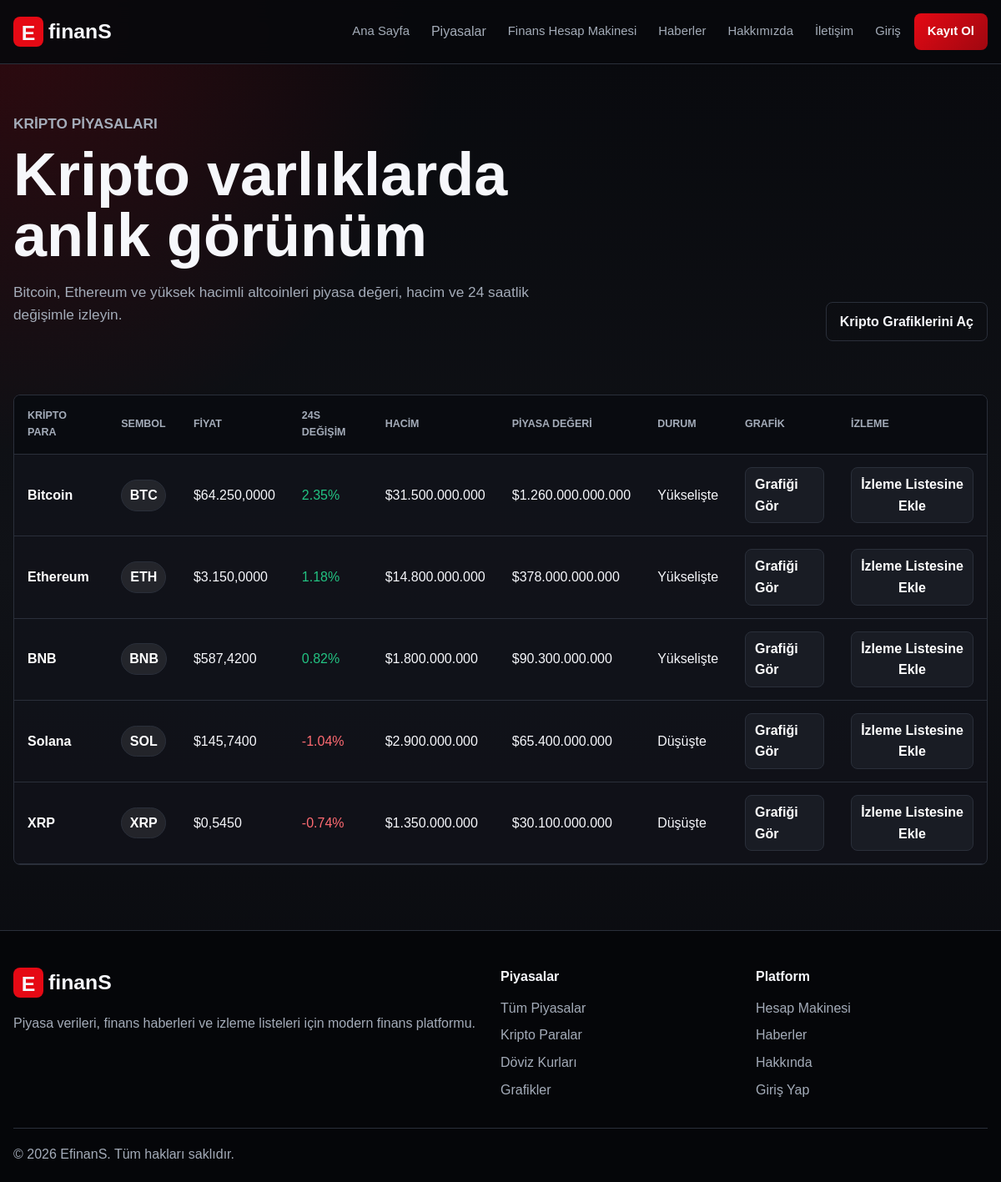
/crypto.php, run on the app's committed database.
### tables this page shows
CREATE TABLE markets (
    id INT UNSIGNED AUTO_INCREMENT PRIMARY KEY,
    name VARCHAR(120) NOT NULL,
    symbol VARCHAR(24) DEFAULT NULL,
    category ENUM('Döviz', 'Kripto', 'Emtia', 'Borsa') NOT NULL,
    price DECIMAL(18, 4) NOT NULL,
    change_rate DECIMAL(8, 2) NOT NULL DEFAULT 0,
    volume DECIMAL(20, 2) DEFAULT 0,
    market_cap DECIMAL(20, 2) DEFAULT 0,
    status ENUM('Yükselişte', 'Düşüşte', 'Stabil') NOT NULL DEFAULT 'Stabil',
    created_at TIMESTAMP DEFAULT CURRENT_TIMESTAMP
);

### includes/auth.php (called while the page is built, shortened)
<?php
function e(?string $value): string
{
    return htmlspecialchars($value ?? '', ENT_QUOTES, 'UTF-8');
}

### crypto.php (the view, shortened to what this page needs)
<?php
require_once __DIR__ . '/includes/db.php';
$stmt = $pdo->prepare("SELECT * FROM markets WHERE category = ? ORDER BY market_cap DESC, name");
$stmt->execute(['Kripto']);
$cryptos = $stmt->fetchAll();
require_once __DIR__ . '/includes/header.php';
?>
<section class="page-hero split-hero">
    <div>
        <p class="eyebrow">Kripto piyasaları</p>
        <h1>Kripto varlıklarda anlık görünüm</h1>
        <p>Bitcoin, Ethereum ve yüksek hacimli altcoinleri piyasa değeri, hacim ve 24 saatlik değişimle izleyin.</p>
    </div>
    <a class="secondary-button" href="charts.php?category=Kripto">Kripto Grafiklerini Aç</a>
</section>
<section class="section">
    <div class="table-wrap trading-table">
        <table>
            <thead>
            <tr>
                <th>Kripto Para</th>
                <th>Sembol</th>
                <th>Fiyat</th>
                <th>24s Değişim</th>
                <th>Hacim</th>
                <th>Piyasa Değeri</th>
                <th>Durum</th>
                <th>Grafik</th>
                <th>İzleme</th>
            </tr>
            </thead>
            <tbody>
            <?php foreach ($cryptos as $crypto): ?>
                <tr>
                    <td><strong><?= e($crypto['name']); ?></strong></td>
                    <td><span class="symbol-pill"><?= e($crypto['symbol']); ?></span></td>
                    <td>$<?= number_format((float)$crypto['price'], 4, ',', '.'); ?></td>
                    <td class="<?= (float)$crypto['change_rate'] >= 0 ? 'positive' : 'negative'; ?>"><?= e($crypto['change_rate']); ?>%</td>
                    <td>$<?= number_format((float)$crypto['volume'], 0, ',', '.'); ?></td>
                    <td>$<?= number_format((float)$crypto['market_cap'], 0, ',', '.'); ?></td>
                    <td><?= e($crypto['status']); ?></td>
                    <td><a class="small-button" href="charts.php?category=Kripto">Grafiği Gör</a></td>
                    <td>
                        <form method="post" action="add_to_watchlist.php">
                            <button class="small-button" type="submit">İzleme Listesine Ekle</button>
                        </form>
                    </td>
                </tr>
            <?php endforeach; ?>
            </tbody>
        </table>
    </div>
</section>
<?php require_once __DIR__ . '/includes/footer.php'; ?>

### assets/css/style.css (style rules this page uses)
:root { --bg: #08090d; --surface: #11131a; --surface-2: #191c24; --line: #2a2f3a; --text: #f6f7fb; --muted: #a4acb9; --red: #e50914; --red-dark: #9f0710; --green: #23c483; --yellow: #f0b429; --shadow: 0 24px 70px rgba(0, 0, 0, .35); }
* { box-sizing: border-box; }
html { scroll-behavior: smooth; }
body { margin: 0; background: radial-gradient(circle at top left, rgba(229, 9, 20, .18), transparent 34rem), linear-gradient(180deg, #08090d 0%, #101217 48%, #08090d 100%); color: var(--text); font-family: Arial, Helvetica, sans-serif; line-height: 1.6; }
a { color: inherit; text-decoration: none; }
img, input, select, textarea, button { max-width: 100%; font: inherit; }
.nav-links .nav-button, .primary-button, .secondary-button, .small-button { border: 0; cursor: pointer; display: inline-flex; align-items: center; justify-content: center; min-height: 42px; padding: 10px 16px; border-radius: 8px; font-weight: 700; transition: transform .2s ease, background .2s ease, border-color .2s ease; }
.secondary-button { color: var(--text); background: transparent; border: 1px solid var(--line); }
.small-button { min-height: 34px; padding: 7px 11px; color: #fff; background: var(--surface-2); border: 1px solid var(--line); }
.hero, .section, .panel-hero, .page-hero { width: min(1180px, calc(100% - 32px)); margin: 0 auto; }
.hero h1, .contact-layout h1, .panel-hero h1, .page-hero h1 { max-width: 760px; margin: 0; font-size: clamp(2.35rem, 6vw, 5.1rem); line-height: 1.02; }
.hero p, .contact-layout p, .panel-hero p, .page-hero p { max-width: 650px; color: var(--muted); font-size: 1.08rem; }
.page-hero { padding: 58px 0 22px; }
.split-hero { display: flex; align-items: end; justify-content: space-between; gap: 22px; }
.eyebrow { margin: 0 0 10px; color: var(--red); font-size: .78rem; font-weight: 800; letter-spacing: 0; text-transform: uppercase; }
.section { padding: 42px 0; }
.positive { color: var(--green); }
.negative { color: #ff6b72; }
.table-wrap { overflow-x: auto; background: rgba(17, 19, 26, .78); border: 1px solid var(--line); border-radius: 8px; }
.terminal-table th, .trading-table th { background: #090b10; text-transform: uppercase; font-size: .78rem; }
.terminal-table td:first-child, .trading-table td:first-child { color: #fff; }
.symbol-pill { display: inline-flex; min-width: 54px; justify-content: center; padding: 5px 9px; color: #fff; background: rgba(255,255,255,.08); border: 1px solid var(--line); border-radius: 999px; font-weight: 700; }
table { width: 100%; border-collapse: collapse; min-width: 680px; }
th, td { padding: 15px 16px; text-align: left; border-bottom: 1px solid var(--line); }
th { color: var(--muted); background: #0d0f15; font-size: .86rem; }

### data on the page
markets: name "Bitcoin", symbol "BTC", price "64.250,0000", change_rate "2.35", volume "31.500.000.000", market_cap "1.260.000.000.000", status "Yükselişte"
markets: name "Ethereum", symbol "ETH", price "3.150,0000", change_rate "1.18", volume "14.800.000.000", market_cap "378.000.000.000", status "Yükselişte"
markets: name "BNB", symbol "BNB", price "587,4200", change_rate "0.82", volume "1.800.000.000", market_cap "90.300.000.000", status "Yükselişte"
markets: name "Solana", symbol "SOL", price "145,7400", change_rate "-1.04", volume "2.900.000.000", market_cap "65.400.000.000", status "Düşüşte"
markets: name "XRP", symbol "XRP", price "0,5450", change_rate "-0.74", volume "1.350.000.000", market_cap "30.100.000.000", status "Düşüşte"

### other printed values
substr($displaySiteName, 0, 1) "E"
substr($displaySiteName, 1) "finanS"
substr($siteSettings['site_name'] ?? 'EfinanS', 0, 1) "E"
substr($siteSettings['site_name'] ?? 'EfinanS', 1) "finanS"
$siteSettings['footer_description'] "Piyasa verileri, finans haberleri ve izleme listeleri için modern finans platformu."
